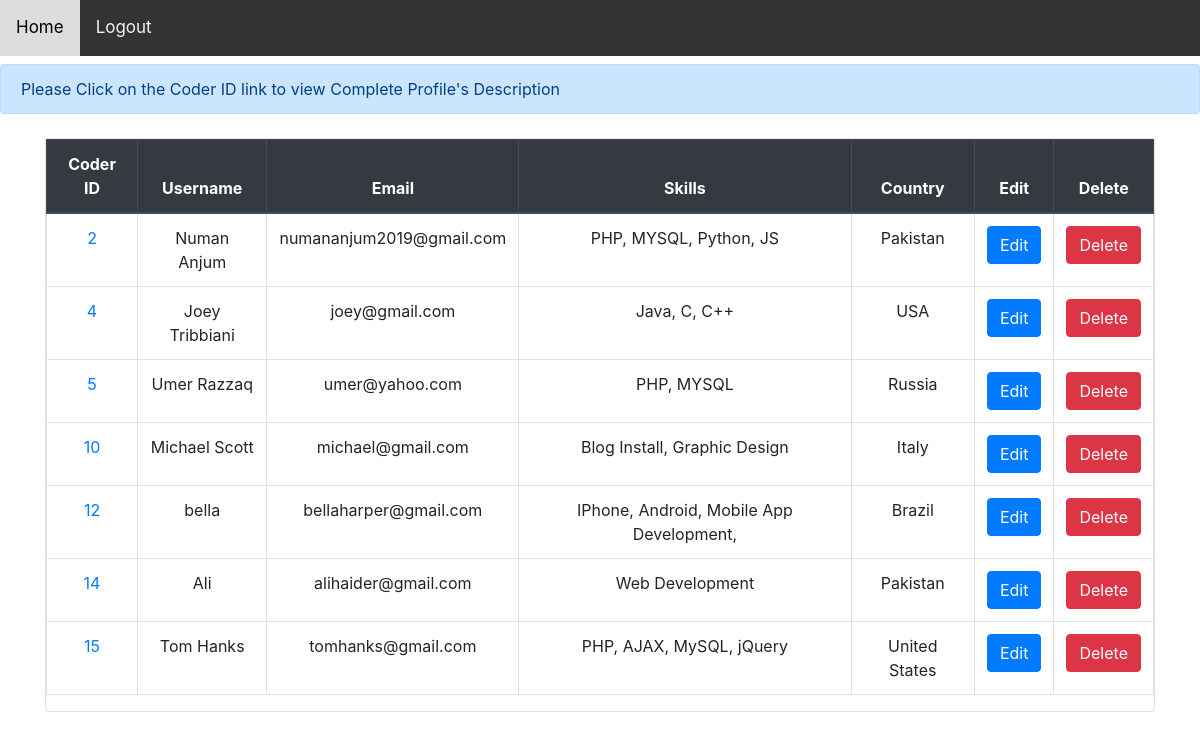
The page /admin/viewcoders.php (signed in) on the database as committed earlier.
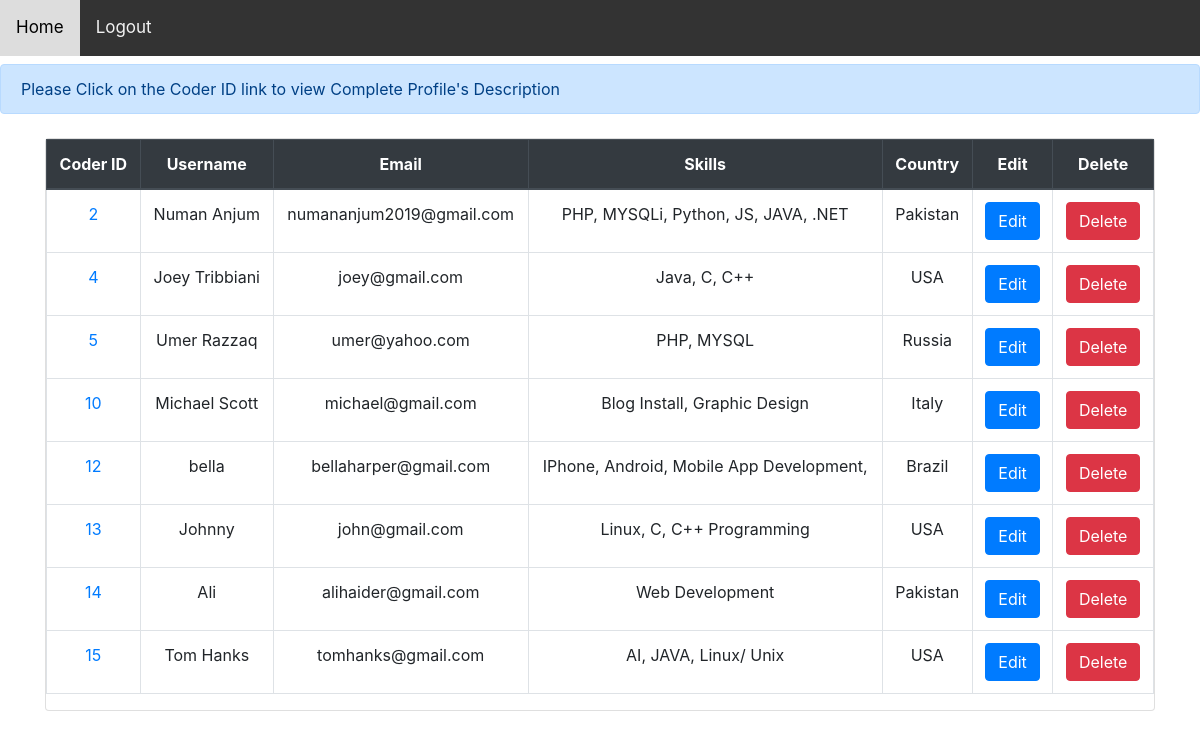
The same page on the database as committed later.
### tables this page shows
CREATE TABLE IF NOT EXISTS `coderprofiles` (
`CoderID` int(12) NOT NULL,
  `CoderName` varchar(25) NOT NULL,
  `Category` varchar(25) NOT NULL,
  `Skills` varchar(200) DEFAULT NULL,
  `CoderUserName` varchar(25) DEFAULT NULL,
  `CoderCountry` varchar(20) DEFAULT NULL,
  `CoderEmail` varchar(40) DEFAULT NULL,
  `CoderDescription` varchar(1000) DEFAULT NULL,
  `Qualification` varchar(100) DEFAULT NULL,
  `image` varchar(1000) NOT NULL
);

### admin/viewcoders.php (the view, shortened to what this page needs)
<?php
    require_once("adminheader.php");
    require_once("../connection.php");
    $query = " SELECT * FROM coderprofiles ";
    $result = mysqli_query($conn,$query);
?>
<div class="alert alert-primary mt-2">Please Click on the Coder ID link to view Complete Profile's Description</div>
<!DOCTYPE html>
<html lang="en">
<head>
    <link rel="stylesheet" a href="../CSS/bootstrap.css"/>
</head>
<body class="bg-white">
        <div class="container">
           <div class="row">
                <div class="col-lg-12 m-auto">
                    <div class="card mt-2">
                        <table class="table table-bordered table-hover text-center">
                            <thead class="thead-dark">
                            <tr>
                                <th> Coder ID </th>
                                <th> Username </th>
                                <th> Email </th>
                                <th> Skills </th>
                                <th> Country </th>
                                <th> Edit  </th>
                                <th> Delete </th>
                            </tr>
                            </thead>
                            <?php
                                   if (mysqli_num_rows($result) > 0) {
                                    while($row=mysqli_fetch_assoc($result))
                                    {
                                        $coderID = $row['CoderID'];
                                        $coderusername = $row['CoderUserName'];
                                        $coderemail = $row['CoderEmail'];
                                        $skills = $row['Skills'];
                                        $codercountry = $row['CoderCountry'];
                            ?>
                                    <tr>
                                        <td><a href="codercompleteprofile.php?CoderID=<?php echo $coderID; ?>"><?php echo $coderID; ?></a></td>
                                        <td><?php echo $coderusername; ?></td>
                                        <td><?php echo $coderemail; ?></td>
                                        <td><?php echo $skills; ?></td>
                                        <td><?php echo $codercountry; ?></td>
                                        <td><a href="editcoders.php?coderID=<?php echo $coderID; ?>"class="btn btn-primary" role="button">Edit</a></td>
                                        <td><a onClick="return confirm('Are you sure you want to delete?')" href='deletecoderprofiles.php?coderID=<?php echo $coderID; ?>' type='button' class='btn btn-danger'>Delete</a></td>
                                    </tr>
                           <?php
                                }
                            }
                            else{
                                $result1='<div class="alert alert-danger">No Coder Has been Added</div>';
                                echo $result1;}
                            ?>
                        </table>
                    </div>
                </div>
            </div>
        </div>
</body>
</html>

Rows that differ between the two databases and show on the page:
changed coderprofiles "Numan Anjum": Skills "PHP, MYSQL, Python, JS" → "PHP, MYSQLi, Python, JS, JAVA, .NET"
added coderprofiles: CoderID "13", CoderUserName "Johnny", CoderEmail "john@gmail.com", Skills "Linux, C, C++ Programming", CoderCountry "USA"
changed coderprofiles "Tom Hanks": Skills "PHP, AJAX, MySQL, jQuery" → "AI, JAVA, Linux/ Unix"; CoderCountry "United States" → "USA"
